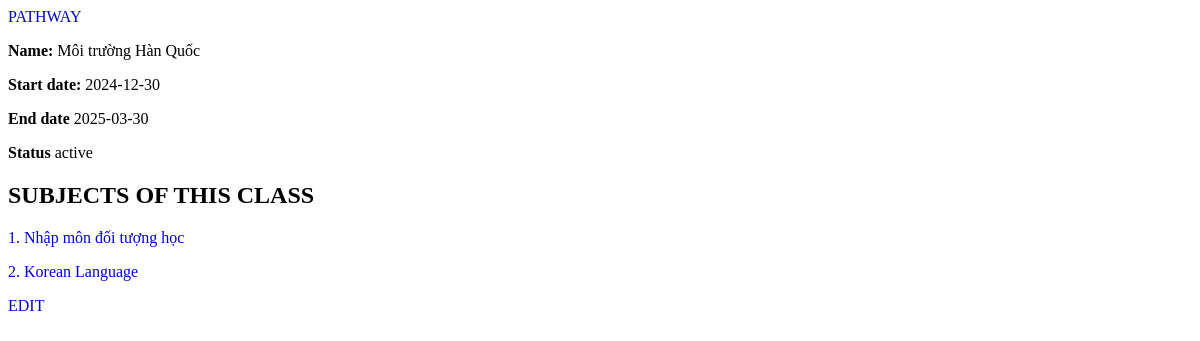
Page /manage/class/id=19/ on the earlier database version.
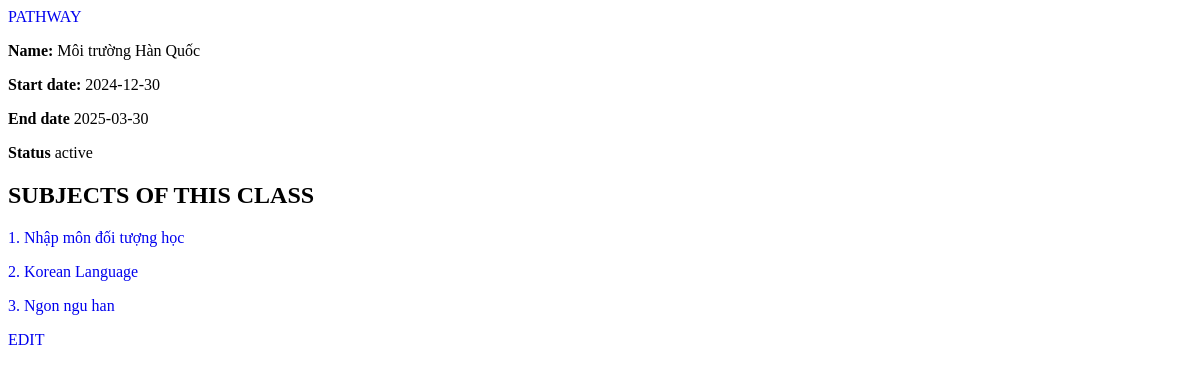
Same page on the later database version.
### main_site/models.py (models this page shows, shortened)
class Subject(models.Model):
    name = models.CharField(max_length=50, verbose_name='Tên môn học')
    class_object = models.ForeignKey(Class, on_delete=models.CASCADE, verbose_name='Lớp chứa môn học')

### main_site/views.py (the view)
# urls.py: path('manage/class/id=<int:classId>/', views.getManageClass, name="manageClass"),
def getManageClass(request, classId):
    classObj = Class.objects.filter(id=classId).first()
    subjects = Subject.objects.filter(class_object = classObj)
    context = {
        'class':classObj,
        'subjects': subjects,
    }
    return render(request, 'manage/class.html', context)

### main_site/templates/manage/class.html (shortened to what this page needs)
{% extends "base/base.html" %}
{% load static %}
{% block content %}
<a href="{% url "pathway" classId=class.id %}">PATHWAY</a>
<div class="InformationContainer">
    <p ><strong >Name:</strong> {{class.name}} </p>
</div>
<div class="InformationContainer">
    <p ><strong >Start date:</strong> {{class.startDate | date:"Y-m-d"}} </p>
</div>
<div class="InformationContainer">
    <p ><strong >End date</strong> {{class.endDate | date:"Y-m-d"}} </p>
</div>
<div class="InformationContainer">
    <p ><strong >Status</strong> {{class.status}} </p>
</div>
<h2 >SUBJECTS OF THIS CLASS</h2>
{% for subject in subjects %}
<div class="InformationContainer">
   <a href="{% url "manageSubject" subjectId=subject.id %}"><p class="ClickTag"> {{forloop.counter}}. {{subject.name}} </p></a>
</div>
{% endfor %}
<a href="{% url "editClass" classId=class.id %}"><div class="ClickTag">EDIT</div></a>
{% endblock content %}

Differences in the rows shown:
added Subject: name "Ngon ngu han"
